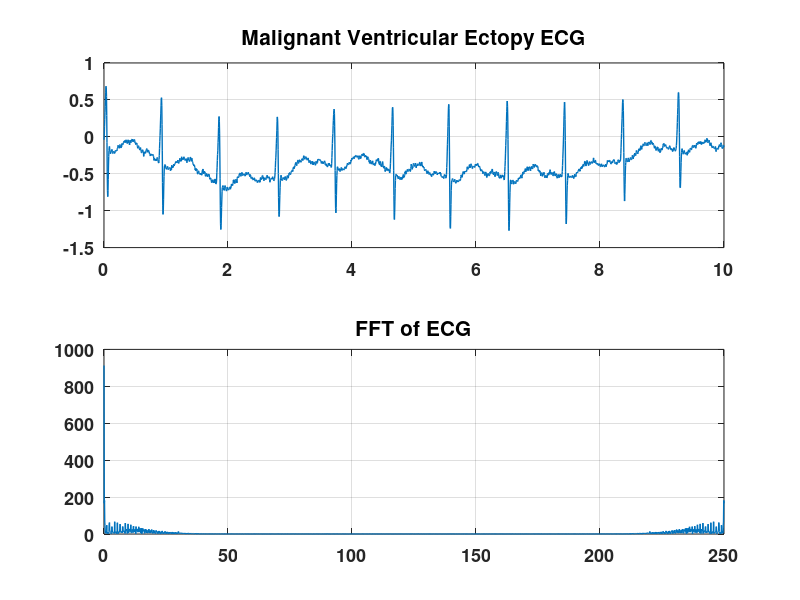
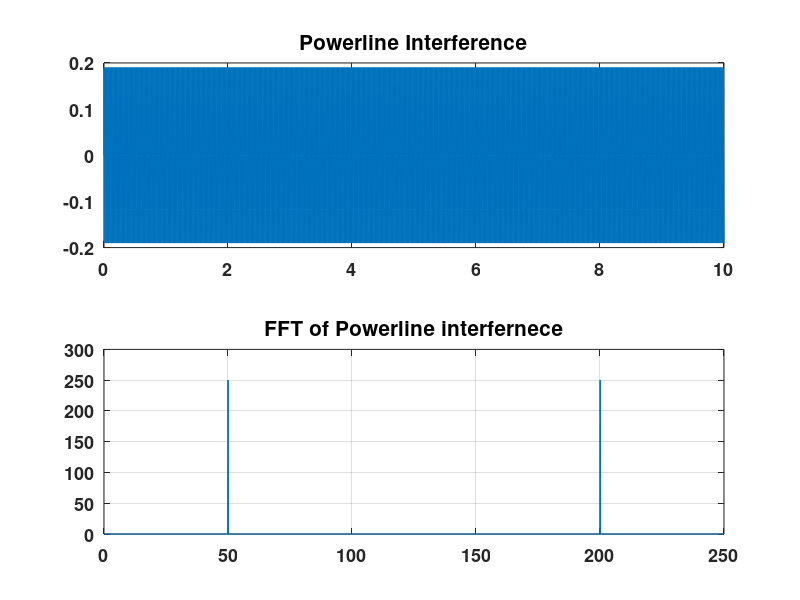
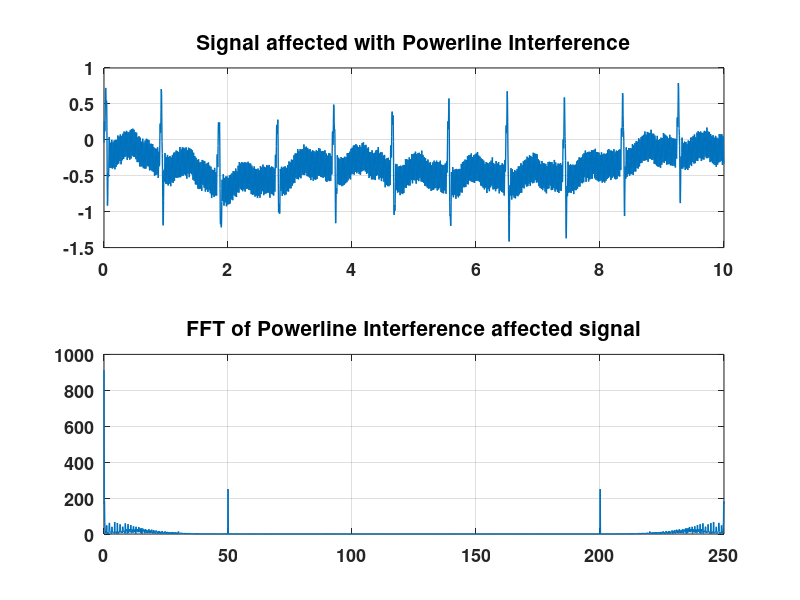

Recreate these plots in MATLAB, in order.
clc;
close all; 
clear;

fs = 250;
t=0:(1/fs):10-(1/fs);
f = linspace(0, fs, 2500);
load('420m.mat');

figure(1);

subplot(2, 1, 1);
x = val(:,:);
x = x/200;
plot(t, x, 'linewidth', 1);
set(gca, 'fontsize', 13, 'fontweight', 'bold');
title('Malignant Ventricular Ectopy ECG', 'fontsize', 15);
grid on;

subplot(2, 1, 2);
fftx = abs(fft(x));
plot(f, fftx, 'linewidth', 1);
set(gca, 'fontsize', 13, 'fontweight', 'bold');
title('FFT of ECG', 'fontsize', 15);
grid on;

figure(2);

subplot(2, 1, 1);
noise_powerline = 0.2*sin(2*pi*50*t);
plot(t, noise_powerline, 'linewidth', 1);
set(gca, 'fontsize', 13, 'fontweight', 'bold');
title('Powerline Interference', 'fontsize', 15);
grid on;

subplot(2, 1, 2);
plot(f, abs(fft(noise_powerline)), 'linewidth', 1);
set(gca, 'fontsize', 13, 'fontweight', 'bold');
title('FFT of Powerline interfernece', 'fontsize', 15);
grid on;

figure(3);

subplot(2, 1, 1);
noisy_signal = x + noise_powerline;
plot(t, noisy_signal, 'linewidth', 1);
set(gca, 'fontsize', 13, 'fontweight', 'bold');
title('Signal affected with Powerline Interference', 'fontsize', 15);
grid on;

subplot(2, 1, 2);
plot(f, abs(fft(noisy_signal)), 'linewidth', 1);
set(gca, 'fontsize', 13, 'fontweight', 'bold');
title('FFT of Powerline Interference affected signal', 'fontsize', 15);
grid on;

% figure(4);
% x_filtered = filter(butter_lpf, noisy_signal);
% 
% subplot(2, 1, 1);
% plot(t, x_filtered, 'linewidth', 1);
% set(gca, 'fontsize', 13, 'fontweight', 'bold');
% title('Filtered Signal', 'fontsize', 15);
% grid on;
% 
% subplot(2, 1, 2);
% plot(f, abs(fft(x_filtered)), 'linewidth', 1);
% set(gca, 'fontsize', 13, 'fontweight', 'bold');
% title('FFT of Filtered signal', 'fontsize', 15);
% grid on;